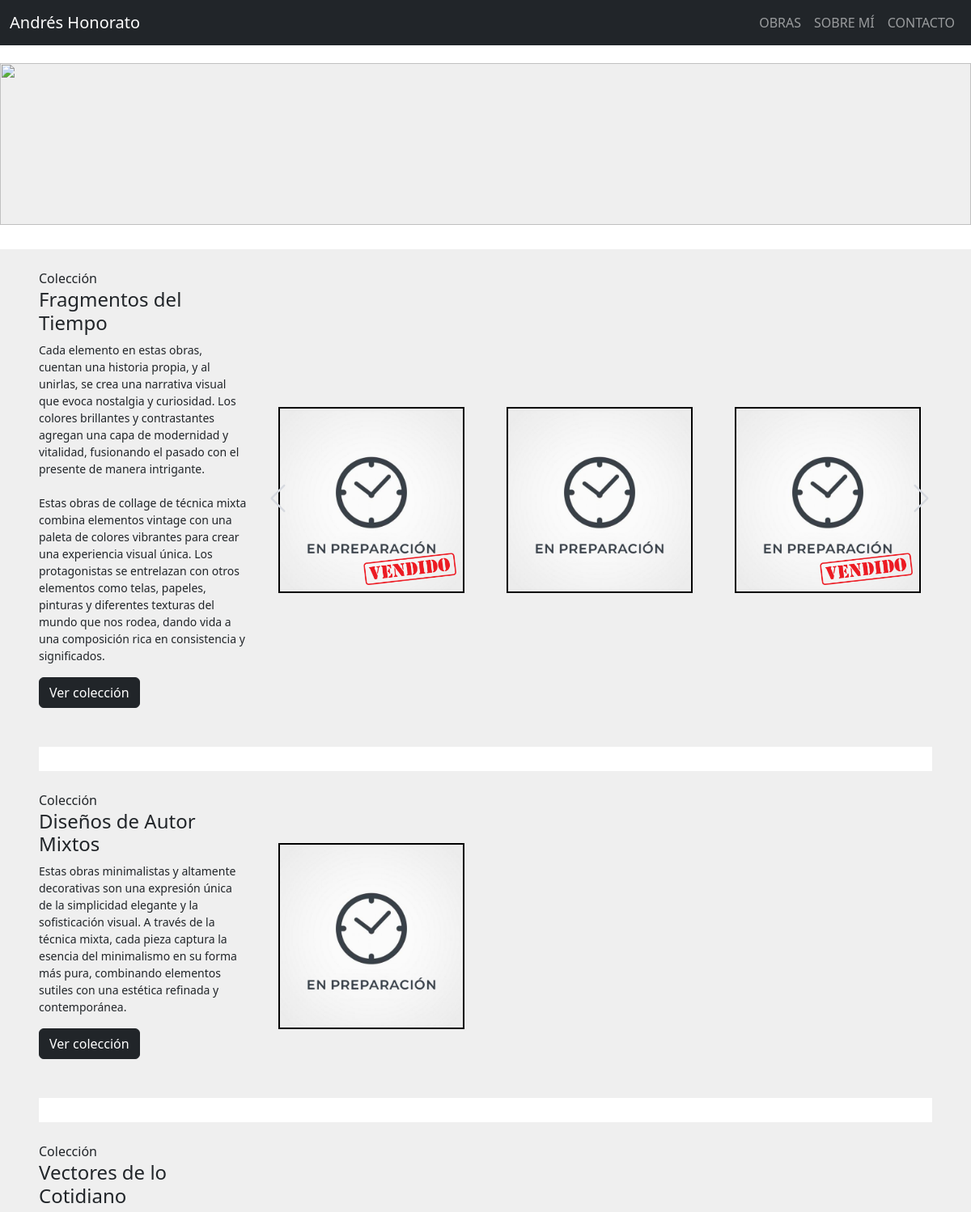
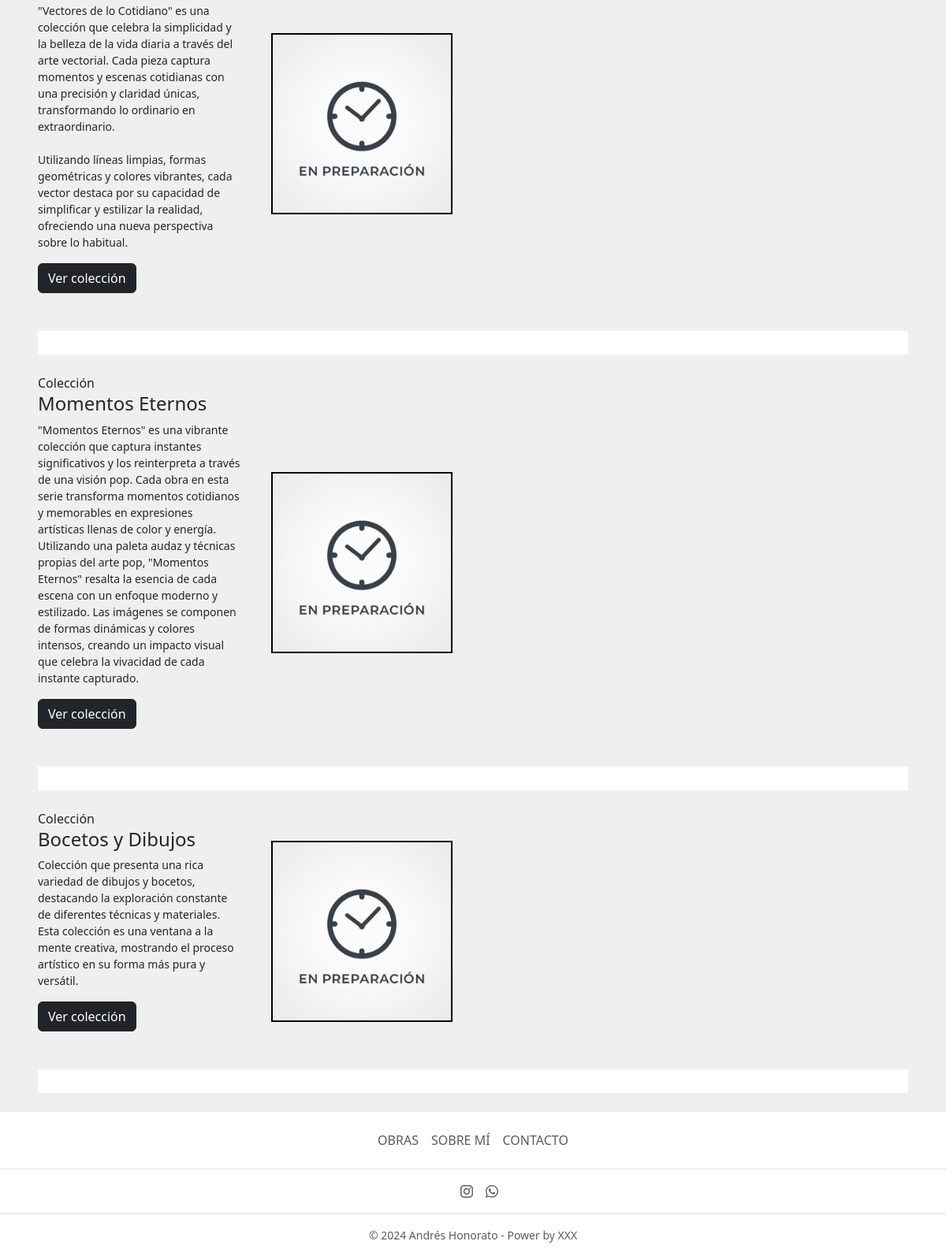
The page / on the database its author committed (2 pictures, top to bottom).
### home/models.py (models this page shows, shortened)
class Coleccion(models.Model):
    nombre = models.CharField(max_length=200)
    descripcion = models.TextField(blank=True)
    fecha = models.DateField()
    creado = models.DateTimeField(auto_now_add=True)
    actulizado = models.DateTimeField(auto_now=True)
    orden = models.PositiveIntegerField(blank=True, null=True)

class Cuadro(models.Model):
    nombre = models.CharField(max_length=200)
    autor = models.CharField(default="Andrés Honorato", max_length=200)
    coleccion = models.ForeignKey(
        Coleccion, on_delete=models.CASCADE, related_name='coleccionX', blank=True, null=True)
    tecnica = models.ForeignKey(
        Tecnica, on_delete=models.CASCADE, related_name='tecnicaX', blank=True, null=True)
    descripcion = models.TextField(blank=True)
    fecha = models.DateField()
    colores = models.CharField(max_length=200, blank=True)
    cantidad_inicial = models.PositiveIntegerField(blank=True, null=True)
    cantidad_vendida = models.PositiveIntegerField(blank=True, null=True)
    marco_sin = models.CharField(max_length=100, blank=True)
    marco_con = models.CharField(max_length=100, blank=True)
    precio_sin = models.PositiveIntegerField(blank=True, null=True)
    precio_con = models.PositiveIntegerField(blank=True, null=True)
    descuento = models.PositiveIntegerField(blank=True, null=True)
    envio1 = models.PositiveIntegerField(blank=True, null=True)
    envio2 = models.PositiveIntegerField(blank=True, null=True)
    orden = models.PositiveIntegerField(blank=True, null=True)
    vendido = models.BooleanField(default=False)
    imagen1 = models.ImageField(default='cuadros/en_preparacion.jpg', upload_to='cuadros', validators=[FileExtensionValidator(
        ['png', 'jpg', 'jpeg'])])
    imagen2 = models.ImageField(upload_to='cuadros', validators=[
                                FileExtensionValidator(['png', 'jpg', 'jpeg'])], blank=True)
    imagen3 = models.ImageField(upload_to='cuadros', validators=[
                                FileExtensionValidator(['png', 'jpg', 'jpeg'])], blank=True)
    imagen4 = models.ImageField(upload_to='cuadros', validators=[
                                FileExtensionValidator(['png', 'jpg', 'jpeg'])], blank=True)
    imagen5 = models.ImageField(upload_to='cuadros', validators=[
                                FileExtensionValidator(['png', 'jpg', 'jpeg'])], blank=True)
    imagen6 = models.ImageField(upload_to='cuadros', validators=[
                                FileExtensionValidator(['png', 'jpg', 'jpeg'])], blank=True)
    imagen7 = models.ImageField(upload_to='cuadros', validators=[
                                FileExtensionValidator(['png', 'jpg', 'jpeg'])], blank=True)
    imagen8 = models.ImageField(upload_to='cuadros', validators=[
                                FileExtensionValidator(['png', 'jpg', 'jpeg'])], blank=True)
    imagen9 = models.ImageField(upload_to='cuadros', validators=[
                                FileExtensionValidator(['png', 'jpg', 'jpeg'])], blank=True)
    creado = models.DateTimeField(auto_now_add=True)
    actulizado = models.DateTimeField(auto_now=True)

### home/views.py (the view)
# urls.py: path('', home_view, name='home-view'),
def home_view(request):
    colecciones = Coleccion.objects.prefetch_related(
        'coleccionX').order_by('orden').all()
    tecnicas = Tecnica.objects.prefetch_related('tecnicaX').all()
    cuadros = Cuadro.objects.all()
    lista_cuadros = []
    for x in cuadros:
        lista_cuadros.append(x)
    lista_cuadros.reverse()
    context = {
        'colecciones': colecciones,
        'tecnicas': tecnicas,
        'lista_cuadros': lista_cuadros,
    }
    return render(request, 'home/obras.html', context)

### home/templates/home/obras.html (shortened to what this page needs)
{% extends 'base.html' %}
{% load static %}
{% block content %}
<nav class="navbar navbar-expand-lg bg-body py-0">
  <div class="container-fluid">
    <a class="navbar-brand mx-auto spacer-new"></a>
  </div>
</nav>
<img src="{% static 'ejemplos/estudio88.png' %}" class="banner1-new">
<nav class="navbar navbar-expand-lg bg-body py-0">
  <div class="container-fluid">
    <a class="navbar-brand mx-auto spacer-new"></a>
  </div>
</nav>
<div class="posicionar-new px-5" id="coleccion-new" style="visibility:hidden;">
  {% for coleccion in colecciones %}
  <br>
  <div class="row">
    <div class="col-md-3 d-flex flex-column justify-content-center">
      <div>
        <span>Colección</span>
        <h4>{{ coleccion.nombre }}</h4>
        <p style="font-size: 14px !important;">{{ coleccion.descripcion|linebreaksbr }}</p>
        <a href="{% url 'home:galerias-view' %}?galeria={{ coleccion.nombre }}" class="btn btn-dark mb-4">Ver
          colección</a>
      </div>
    </div>
    <div class="col-md-9 d-flex align-items-center">
      <div class="position-relative slider-containerSW">
        <div class="slider-content-new swiper slider" id="slider-new">
          <div class="cardSW-wrapper swiper-wrapper">
            {% for cuadro in coleccion.coleccionX.all|dictsort:"orden" %}
            <div class="cardSW swiper-slide">
              <div class="image-content">
                <div class="cardSW-image-obras">
                  <a href="{% url 'home:cuadro-view' cuadro.id %}">
                    <img src="{{ cuadro.imagen1.url }}" />
                    {% if cuadro.vendido %}
                    <div class="sold-overlay"></div>
                    {% endif %}
                  </a>
                </div>
              </div>
            </div>
            {% endfor %}
          </div>
          <div class="swiper-button-next swiper-navBtn-new"></div>
          <div class="swiper-button-prev swiper-navBtn-new"></div>
        </div>
      </div>
    </div>
  </div>
  <br>
  <nav class="navbar navbar-expand-lg bg-body py-0">
    <div class="container-fluid position-relative p-0">
      <div class="spacer-new"></div>
    </div>
  </nav>
  {% endfor %}
</div>
<br>
{% endblock content %}

### static/style.css (style rules this page uses)
html body { background-color: #efefef; }
.carousel-item img, .banner1, .banner1-new { height: 200px; width: 100%; object-fit: cover; }
.spacer-new { min-width: 100px; min-height: 30px; display: inline-block; }
.sold-overlay { position: absolute; bottom: 10px; right: 10px; width: 50%; height: 50%; max-width: 200px; max-height: 200px; background-image: url("/static/ejemplos/vendido.png"); background-size: contain; background-repeat: no-repeat; background-position: right bottom; opacity: 1; }

### rows shown on the page
Coleccion: nombre "Fragmentos del Tiempo", descripcion "Cada elemento en estas obras, cuentan una historia propia, y al unirlas, se crea una narrativa visual que evoca nostalgia y curiosidad. Los colores brillantes y contrastantes agregan una capa de modernidad y vitalidad, fusionando el pasado con el presente de manera intrigante. Estas obras de collage de técnica mixta combina elementos vintage con una paleta de colores vibrantes para crear una experiencia visual única. Los protagonistas se entrelazan con otros elementos como telas, papeles, pinturas y diferentes texturas del mundo que nos rodea, dando vida a una composición rica en consistencia y significados."
Cuadro: vendido True (drawn)
Cuadro: imagen1 (picture)
Cuadro: vendido True (drawn)
Coleccion: nombre "Diseños de Autor Mixtos", descripcion "Estas obras minimalistas y altamente decorativas son una expresión única de la simplicidad elegante y la sofisticación visual. A través de la técnica mixta, cada pieza captura la esencia del minimalismo en su forma más pura, combinando elementos sutiles con una estética refinada y contemporánea."
Cuadro: imagen1 (picture)
Coleccion: nombre "Vectores de lo Cotidiano", descripcion "\"Vectores de lo Cotidiano\" es una colección que celebra la simplicidad y la belleza de la vida diaria a través del arte vectorial. Cada pieza captura momentos y escenas cotidianas con una precisión y claridad únicas, transformando lo ordinario en extraordinario. Utilizando líneas limpias, formas geométricas y colores vibrantes, cada vector destaca por su capacidad de simplificar y estilizar la realidad, ofreciendo una nueva perspectiva sobre lo habitual."
Cuadro: imagen1 (picture)
Coleccion: nombre "Momentos Eternos", descripcion "\"Momentos Eternos\" es una vibrante colección que captura instantes significativos y los reinterpreta a través de una visión pop. Cada obra en esta serie transforma momentos cotidianos y memorables en expresiones artísticas llenas de color y energía. Utilizando una paleta audaz y técnicas propias del arte pop, \"Momentos Eternos\" resalta la esencia de cada escena con un enfoque moderno y estilizado. Las imágenes se componen de formas dinámicas y colores intensos, creando un impacto visual que celebra la vivacidad de cada instante capturado."
Cuadro: imagen1 (picture)
Coleccion: nombre "Bocetos y Dibujos", descripcion "Colección que presenta una rica variedad de dibujos y bocetos, destacando la exploración constante de diferentes técnicas y materiales. Esta colección es una ventana a la mente creativa, mostrando el proceso artístico en su forma más pura y versátil."
Cuadro: imagen1 (picture)
